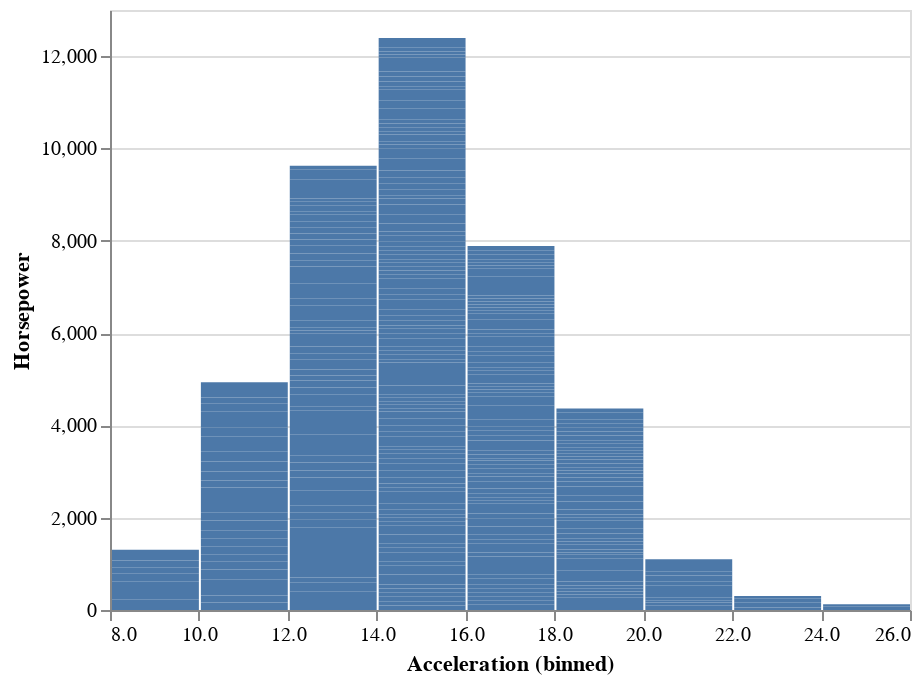

The notebook cell saved with this chart:
### Code cell
alt.Chart(mycar).mark_bar().encode(
    alt.X('Acceleration', bin=True),
    y='Horsepower:Q'
)

### Figure 1 — Vega-Lite specification as saved in the notebook (floating-point values rounded to 4 significant figures; data arrays with more than 128 entries replaced by an {"elided": "..."} marker saying what was removed)
{"config": {"view": {"continuousWidth": 400, "continuousHeight": 300}}, "data": {"name": "data-f02450ab61490a1363517a0190416235"}, "mark": "bar", "encoding": {"x": {"bin": true, "field": "Acceleration", "type": "quantitative"}, "y": {"field": "Horsepower", "type": "quantitative"}}, "$schema": "https://vega.github.io/schema/vega-lite/v4.17.0.json", "datasets": {"data-f02450ab61490a1363517a0190416235": {"elided": "406 records"}}}
